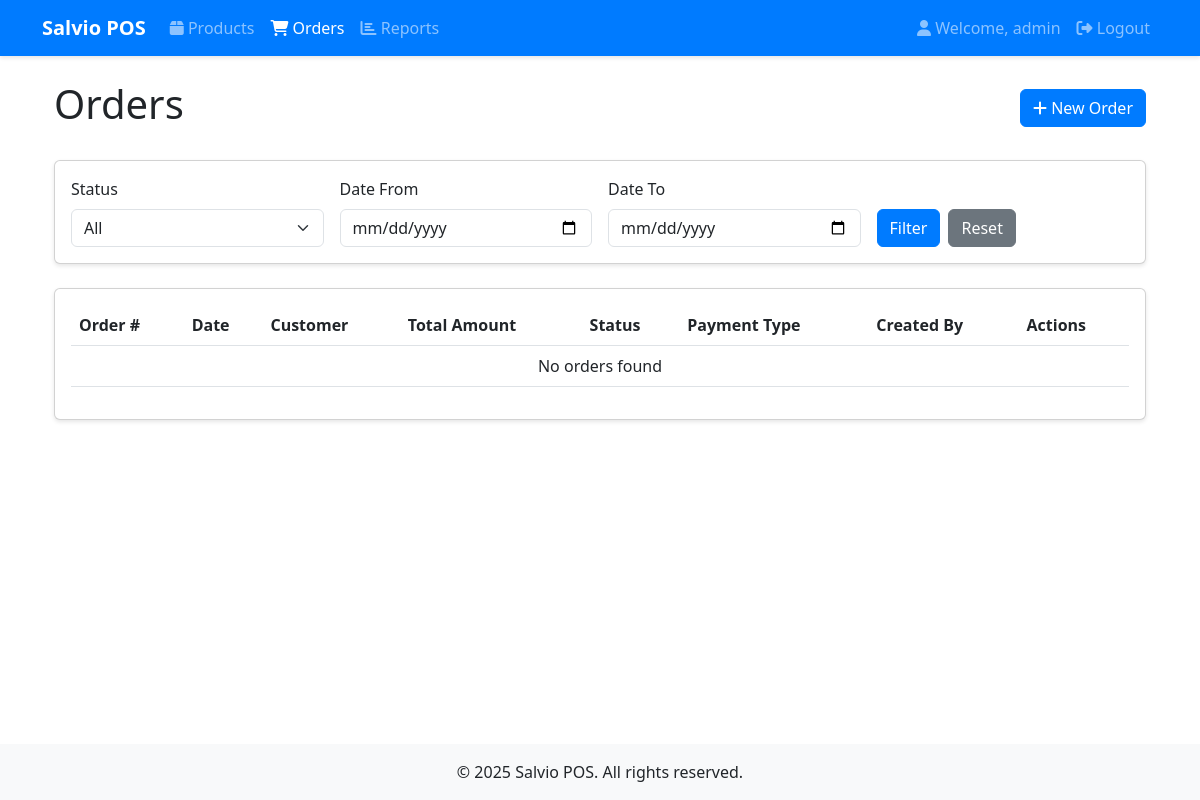
The page /public/orders (signed in) on the database as committed earlier.
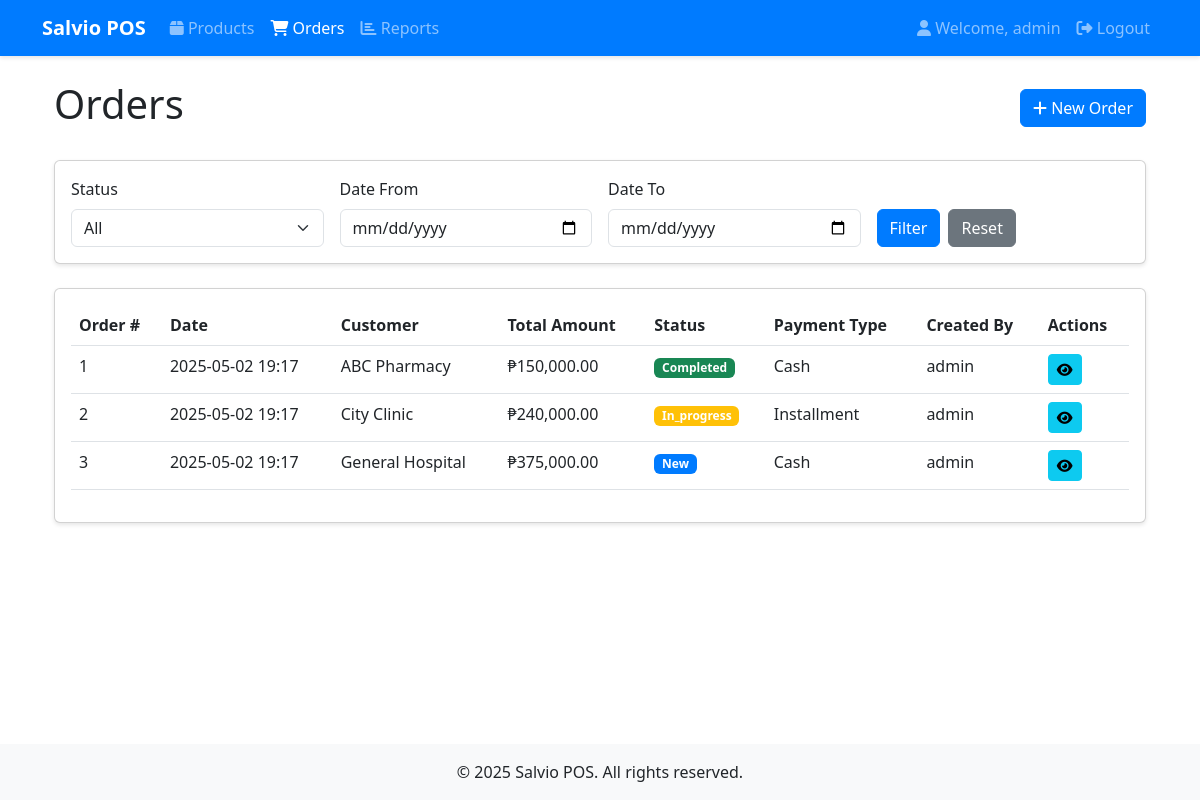
The same page on the database as committed later.
### tables this page shows
CREATE TABLE orders (
    id INT PRIMARY KEY AUTO_INCREMENT,
    customer_id INT NOT NULL,
    order_number VARCHAR(50) UNIQUE NOT NULL,
    total_amount DECIMAL(15,2) NOT NULL,
    discount_amount DECIMAL(15,2) DEFAULT 0.00,
    discount_reason TEXT,
    status ENUM('new', 'in_progress', 'completed', 'paid', 'cancelled') NOT NULL DEFAULT 'new',
    payment_type ENUM('cash', 'installment') NOT NULL DEFAULT 'cash',
    created_by INT NOT NULL,
    created_at TIMESTAMP DEFAULT CURRENT_TIMESTAMP,
    updated_at TIMESTAMP DEFAULT CURRENT_TIMESTAMP ON UPDATE CURRENT_TIMESTAMP,
    FOREIGN KEY (customer_id) REFERENCES customers(id),
    FOREIGN KEY (created_by) REFERENCES users(id)
);

CREATE TABLE customers (
    id INT PRIMARY KEY AUTO_INCREMENT,
    name VARCHAR(100) NOT NULL,
    type ENUM('pharmacy', 'clinic', 'hospital', 'other') NOT NULL,
    contact_person VARCHAR(100),
    phone VARCHAR(20),
    email VARCHAR(100),
    address TEXT,
    status BOOLEAN NOT NULL DEFAULT TRUE,
    created_at TIMESTAMP DEFAULT CURRENT_TIMESTAMP,
    updated_at TIMESTAMP DEFAULT CURRENT_TIMESTAMP ON UPDATE CURRENT_TIMESTAMP
);

CREATE TABLE users (
    id INT PRIMARY KEY AUTO_INCREMENT,
    username VARCHAR(50) UNIQUE NOT NULL,
    password VARCHAR(255) NOT NULL,
    role ENUM('admin', 'sales') NOT NULL DEFAULT 'sales',
    status BOOLEAN NOT NULL DEFAULT TRUE,
    created_at TIMESTAMP DEFAULT CURRENT_TIMESTAMP,
    updated_at TIMESTAMP DEFAULT CURRENT_TIMESTAMP ON UPDATE CURRENT_TIMESTAMP
);

### app/controllers/BaseController.php (called while the page is built, shortened)
<?php
class BaseController {
    protected function render($view, $data = []) {
        extract($data);
        require_once "../app/views/{$view}.php";
        $content = ob_get_clean();
        require_once "../app/views/layouts/main.php";
    }
}

### app/controllers/OrdersController.php (called while the page is built, shortened)
<?php
class OrdersController extends BaseController {
    private $orderModel;
    public function __construct() {
        $this->orderModel = new Order();
    }
    public function index() {
        $filters = [
            'status' => $_GET['status'] ?? null,
            'date_from' => $_GET['date_from'] ?? null,
            'date_to' => $_GET['date_to'] ?? null
        ];
        $orders = $this->orderModel->getAll($filters);
        $this->render('orders/index', [
            'title' => 'Orders - Salvio POS',
            'orders' => $orders,
            'filters' => $filters
        ]);
    }
    protected function getStatusBadgeClass($status) {
        return match($status) {
            'new' => 'primary',
            'in_progress' => 'warning',
            'completed' => 'success',
            'paid' => 'info',
            'cancelled' => 'danger',
            default => 'secondary'
        };
    }
}

### public/index.php (called while the page is built, shortened)
<?php
spl_autoload_register(function ($class) {
    $paths = [
        __DIR__ . '/../app/controllers/',
        __DIR__ . '/../app/models/',
        __DIR__ . '/../app/helpers/'
    ];
    foreach ($paths as $path) {
        $file = $path . $class . '.php';
        if (file_exists($file)) {
            return;
        }
    }
});
$uri = parse_url($_SERVER['REQUEST_URI'], PHP_URL_PATH);
$uri = trim($uri, '/');
$basePath = 'Salvio2/public';
if (strpos($uri, $basePath) === 0) {
    $uri = substr($uri, strlen($basePath));
}
$uri = trim($uri, '/');
$parts = explode('/', $uri);
$actionName = isset($parts[1]) ? $parts[1] : 'index';
$params = array_slice($parts, 2);
$controller = new $controllerName();
call_user_func_array([$controller, $actionName], $params);

### app/models/BaseModel.php (called while the page is built, shortened)
<?php
class BaseModel {
    public function __construct() {
        global $db;
        $this->db = $db;
    }
}

### app/models/Order.php (called while the page is built, shortened)
<?php
class Order extends BaseModel {
    public function getAll($filters = []) {
        $sql = "SELECT o.*, u.username as created_by_name, c.name as customer_name
                FROM orders o
                JOIN users u ON o.created_by = u.id
                JOIN customers c ON o.customer_id = c.id
                WHERE 1=1";
        $params = [];
        $sql .= " ORDER BY o.created_at DESC";
        $stmt = $this->db->prepare($sql);
        $stmt->execute($params);
        return $stmt->fetchAll(PDO::FETCH_ASSOC);
    }
}

### app/views/orders/index.php (the view, shortened to what this page needs)
<div class="container-fluid">
    <div class="d-flex justify-content-between align-items-center mb-4">
        <h1>Orders</h1>
        <a href="/Salvio2/public/orders/create" class="btn btn-primary">
            <i class="fas fa-plus"></i> New Order
        </a>
    </div>
    <div class="card mb-4">
        <div class="card-body">
            <form method="GET" class="row g-3">
                <div class="col-md-3">
                    <label for="status" class="form-label">Status</label>
                    <select name="status" id="status" class="form-select">
                        <option value="">All</option>
                    </select>
                </div>
                <div class="col-md-3">
                    <label for="date_from" class="form-label">Date From</label>
                    <input type="date" class="form-control" id="date_from" name="date_from"
                           value="<?= $filters['date_from'] ?? '' ?>">
                </div>
                <div class="col-md-3">
                    <label for="date_to" class="form-label">Date To</label>
                    <input type="date" class="form-control" id="date_to" name="date_to"
                           value="<?= $filters['date_to'] ?? '' ?>">
                </div>
                <div class="col-md-3 d-flex align-items-end">
                    <button type="submit" class="btn btn-primary me-2">Filter</button>
                    <a href="/Salvio2/public/orders" class="btn btn-secondary">Reset</a>
                </div>
            </form>
        </div>
    </div>
    <div class="card">
        <div class="card-body">
            <div class="table-responsive">
                <table class="table table-hover">
                    <thead>
                        <tr>
                            <th>Order #</th>
                            <th>Date</th>
                            <th>Customer</th>
                            <th>Total Amount</th>
                            <th>Status</th>
                            <th>Payment Type</th>
                            <th>Created By</th>
                            <th>Actions</th>
                        </tr>
                    </thead>
                    <tbody>
                        <?php if (empty($orders)): ?>
                            <tr>
                                <td colspan="8" class="text-center">No orders found</td>
                            </tr>
                        <?php else: ?>
                            <?php foreach ($orders as $order): ?>
                                <tr>
                                    <td><?= $order['id'] ?></td>
                                    <td><?= date('Y-m-d H:i', strtotime($order['created_at'])) ?></td>
                                    <td><?= htmlspecialchars($order['customer_name']) ?></td>
                                    <td>₱<?= number_format($order['total_amount'], 2) ?></td>
                                    <td>
                                        <span class="badge bg-<?= $this->getStatusBadgeClass($order['status']) ?>">
                                            <?= ucfirst($order['status']) ?>
                                        </span>
                                    </td>
                                    <td><?= ucfirst($order['payment_type']) ?></td>
                                    <td><?= htmlspecialchars($order['created_by_name']) ?></td>
                                    <td>
                                        <a href="/Salvio2/public/orders/view/<?= $order['id'] ?>"
                                           class="btn btn-sm btn-info">
                                            <i class="fas fa-eye"></i>
                                        </a>
                                    </td>
                                </tr>
                            <?php endforeach; ?>
                        <?php endif; ?>
                    </tbody>
                </table>
            </div>
        </div>
    </div>
</div>

### app/views/layouts/main.php (shortened to what this page needs)
<!DOCTYPE html>
<html lang="en">
<head>
    <link href="https://cdn.jsdelivr.net/npm/bootstrap@5.3.0/dist/css/bootstrap.min.css" rel="stylesheet">
    <link href="https://cdnjs.cloudflare.com/ajax/libs/font-awesome/6.4.0/css/all.min.css" rel="stylesheet">
    <link rel="stylesheet" href="<?= '/Salvio2/public/assets/css/style.css' ?>">
</head>
<body>
    <?php $baseUrl = '/Salvio2/public'; ?>
    <nav class="navbar navbar-expand-lg navbar-dark bg-primary">
        <div class="container">
            <a class="navbar-brand" href="<?= $baseUrl ?>/">Salvio POS</a>
            <div class="collapse navbar-collapse" id="navbarNav">
                <ul class="navbar-nav me-auto">
                    <li class="nav-item">
                        <a class="nav-link <?= strpos($_SERVER['REQUEST_URI'], '/products') !== false ? 'active' : '' ?>"
                           href="<?= $baseUrl ?>/products">
                            <i class="fas fa-box"></i> Products
                        </a>
                    </li>
                    <li class="nav-item">
                        <a class="nav-link <?= strpos($_SERVER['REQUEST_URI'], '/orders') !== false ? 'active' : '' ?>"
                           href="<?= $baseUrl ?>/orders">
                            <i class="fas fa-shopping-cart"></i> Orders
                        </a>
                    </li>
                    <li class="nav-item">
                        <a class="nav-link <?= strpos($_SERVER['REQUEST_URI'], '/reports') !== false ? 'active' : '' ?>"
                           href="<?= $baseUrl ?>/reports">
                            <i class="fas fa-chart-bar"></i> Reports
                        </a>
                    </li>
                </ul>
                <ul class="navbar-nav">
                    <?php if (isset($_SESSION['user'])): ?>
                        <li class="nav-item">
                            <span class="nav-link">
                                <i class="fas fa-user"></i> Welcome, <?= htmlspecialchars($_SESSION['user']['username']) ?>
                            </span>
                        </li>
                        <li class="nav-item">
                            <a class="nav-link" href="<?= $baseUrl ?>/auth/logout">
                                <i class="fas fa-sign-out-alt"></i> Logout
                            </a>
                        </li>
                    <?php endif; ?>
                </ul>
            </div>
        </div>
    </nav>
    <main class="container my-4">
        <?= $content ?? '' ?>
    </main>
    <footer class="bg-light py-3 mt-auto">
        <div class="container text-center">
            <p class="mb-0">&copy; <?= date('Y') ?> Salvio POS. All rights reserved.</p>
        </div>
    </footer>
</body>
</html>

### public/assets/css/style.css (style rules this page uses)
body { min-height: 100vh; display: flex; flex-direction: column; }
main { flex: 1; }
.card { margin-bottom: 1.5rem; box-shadow: 0 2px 4px rgba(0,0,0,0.1); transition: transform 0.2s ease-in-out; }
.navbar { box-shadow: 0 2px 4px rgba(0,0,0,0.1); }
.navbar-brand { font-weight: bold; }
.bg-primary { background-color: #007bff !important; }
.btn-primary { background-color: #007bff; border-color: #007bff; }

Rows that differ between the two databases and show on the page:
added orders: id "1", created_at "2025-05-02 19:17", customer.name "ABC Pharmacy", total_amount "150,000.00", status "Completed", payment_type "Cash", created_by.username "admin"
added orders: id "2", created_at "2025-05-02 19:17", customer.name "City Clinic", total_amount "240,000.00", status "In_progress", payment_type "Installment", created_by.username "admin"
added orders: id "3", created_at "2025-05-02 19:17", customer.name "General Hospital", total_amount "375,000.00", status "New", payment_type "Cash", created_by.username "admin"
Other text that changed with them:
text no longer shown: "No orders found"
